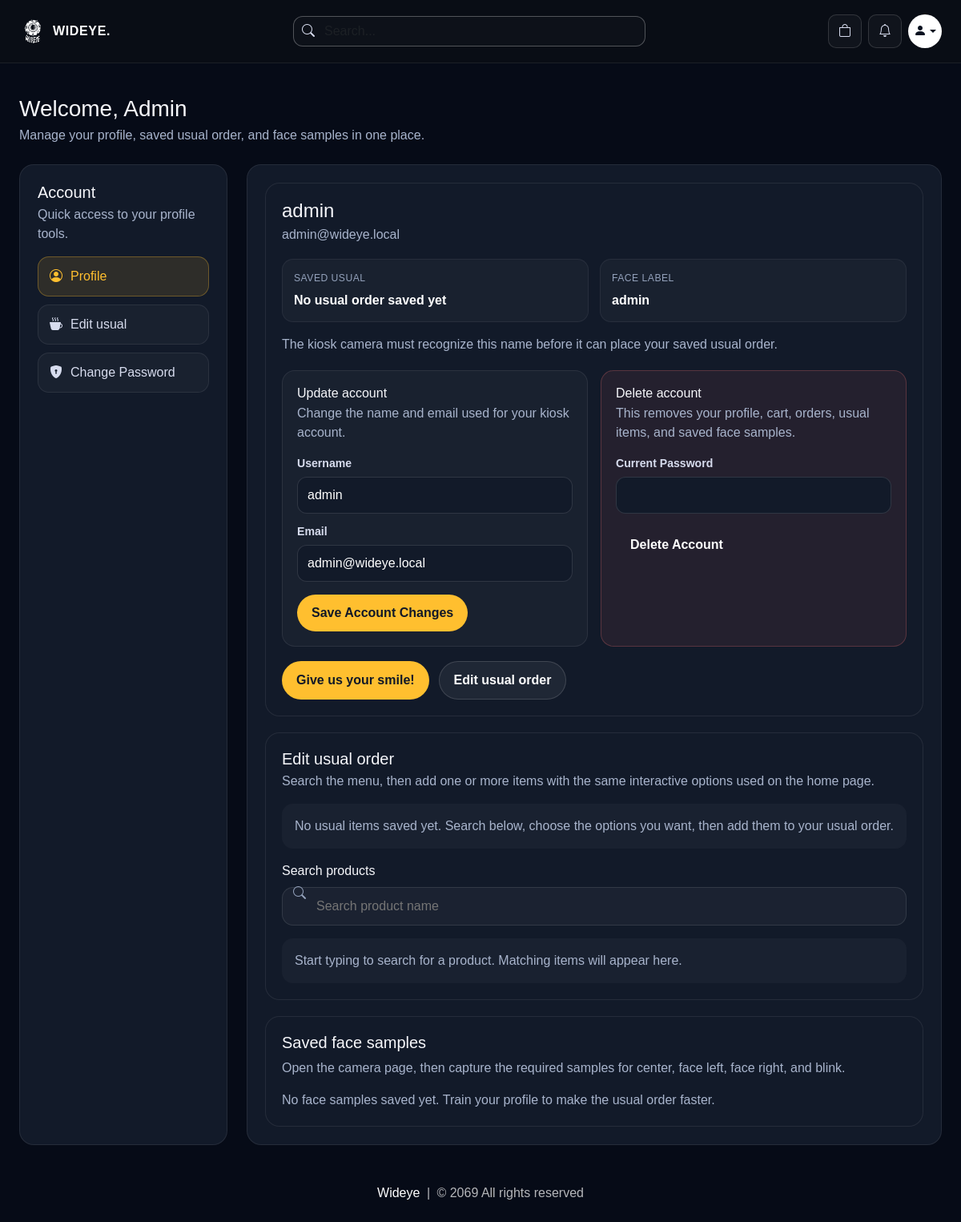
Screenshot of /profile/4 (signed in) with the database file from the repository.
### website/models.py (models this page shows, shortened)
class Customer(db.Model, UserMixin):
    id = db.Column(db.Integer, primary_key=True)
    email = db.Column(db.String(100), unique=True)
    username = db.Column(db.String(100))
    password_hash = db.Column(db.String(150))
    is_admin = db.Column(db.Boolean, default=False, nullable=False)
    face_profile_name = db.Column(db.String(100))
    usual_product_id = db.Column(db.Integer, db.ForeignKey('product.id'), nullable=True)
    date_joined = db.Column(db.DateTime(), default=datetime.utcnow)
    cart_items = db.relationship('Cart', backref=db.backref('customer', lazy=True))
    orders = db.relationship('Order', backref=db.backref('customer', lazy=True))
    usual_product = db.relationship('Product', foreign_keys=[usual_product_id])
    usual_items = db.relationship(
        'UsualOrderItem',
        backref=db.backref('customer', lazy=True),
        cascade='all, delete-orphan',
        order_by='UsualOrderItem.id'
    )
    @property
    def password(self):
        raise AttributeError('Password is not a readable Attribute')

### website/auth.py (the view, shortened to what this page needs)
@auth.route('/profile/<int:customer_id>', methods=['GET', 'POST'])
@login_required
def profile(customer_id):
    if current_user.id != customer_id:
        flash('You can only edit your own profile.')
        return redirect(url_for('auth.profile', customer_id=current_user.id))
    customer = Customer.query.get_or_404(customer_id)
    form = UsualOrderForm()
    return render_profile_page(customer, usual_form=form)

### website/forms.py
class UsualOrderForm(FlaskForm):
    save_usual = SubmitField('Add to usual')
    remove_usual = SubmitField('Remove all usual')

class ProfileUpdateForm(FlaskForm):
    email = EmailField('Email', validators=[DataRequired()])
    username = StringField('Username', validators=[DataRequired(), length(min=2)])
    update_account = SubmitField('Save Account Changes')

### website/face_profiles.py (called while the page is built, shortened)
def normalize_face_profile_name(value):
    normalized = re.sub(r"[^a-zA-Z0-9_-]+", "-", (value or "").strip().lower()).strip("-")
    return normalized or "customer-face"

def get_face_profile_dir(profile_name):
    FACES_DIR.mkdir(exist_ok=True)
    return FACES_DIR / normalize_face_profile_name(profile_name)

def list_saved_face_images(profile_name):
    face_dir = get_face_profile_dir(profile_name)
    if not face_dir.exists():
        return []

### website/views.py (called while the page is built)
def parse_options(csv_string):
    if not csv_string:
        return []
    return [opt.strip() for opt in str(csv_string).split(',') if opt.strip()]

def get_product_image(product, selected_size=''):
    images = parse_options(product.product_picture) if product.product_picture else []
    if not images:
        return '/media/default.jpg'
    if not selected_size:
        return images[0]
    sizes = parse_options(product.size)
    if selected_size in sizes:
        idx = sizes.index(selected_size)
        return images[idx] if idx < len(images) else images[-1]
    return images[0]

### website/templates/profile.html (shortened to what this page needs)
{% extends 'base.html' %}
{% block body %}
<div class="wideye-shell py-4">
    <div class="mb-4">
        <h1 class="h3 mb-1">Welcome, <span class="text-capitalize">{{ customer.username }}</span></h1>
        <p class="wideye-profile-copy mb-0">Manage your profile, saved usual order, and face samples in one place.</p>
    </div>
    <div class="wideye-profile-layout">
        <aside class="wideye-profile-side">
            <h2 class="h5 mb-1">Account</h2>
            <p class="wideye-profile-copy mb-0">Quick access to your profile tools.</p>
            <div class="wideye-profile-nav">
                <a href="#profileSummary" class="wideye-profile-nav-link active">
                    <i class="bi bi-person-circle"></i>
                    <span>Profile</span>
                </a>
                <a href="#usualOrderEditor" class="wideye-profile-nav-link">
                    <i class="bi bi-cup-hot-fill"></i>
                    <span>Edit usual</span>
                </a>
                <a href="/change-password/{{ customer.id }}" class="wideye-profile-nav-link">
                    <i class="bi bi-shield-lock-fill"></i>
                    <span>Change Password</span>
                </a>
            </div>
        </aside>
        <section class="wideye-profile-main">
            <div id="profileSummary" class="wideye-profile-card">
                <h2 class="h4 mb-1">{{ customer.username }}</h2>
                <p class="wideye-profile-copy mb-0">{{ customer.email }}</p>
                <div class="wideye-profile-meta">
                    <div class="wideye-profile-meta-item">
                        <span class="wideye-profile-meta-label">Saved usual</span>
                        <span class="wideye-profile-meta-value">
                            {% if saved_usual_items %}
                            {{ saved_usual_items | length }} item{% if saved_usual_items|length != 1 %}s{% endif %} saved
                            {% else %}
                            No usual order saved yet
                            {% endif %}
                        </span>
                    </div>
                    <div class="wideye-profile-meta-item">
                        <span class="wideye-profile-meta-label">Face label</span>
                        <span class="wideye-profile-meta-value">{{ customer.face_profile_name or customer.username }}</span>
                    </div>
                </div>
                <p class="wideye-profile-copy mt-3 mb-0">
                    The kiosk camera must recognize this name before it can place your saved usual order.
                </p>
                <div class="wideye-account-grid">
                    <div class="wideye-account-panel">
                        <h3 class="h6 mb-1">Update account</h3>
                        <p class="wideye-profile-copy mb-0">Change the name and email used for your kiosk account.</p>
                        <form method="POST" action="{{ url_for('auth.update_account', customer_id=customer.id) }}" class="mt-3">
                            <div class="wideye-profile-field">
                                <label for="{{ update_form.username.id }}">{{ update_form.username.label.text }}</label>
                                {{ update_form.username(class="wideye-profile-input", autocomplete="username") }}
                            </div>
                            <div class="wideye-profile-field">
                                <label for="{{ update_form.email.id }}">{{ update_form.email.label.text }}</label>
                                {{ update_form.email(class="wideye-profile-input", autocomplete="email") }}
                            </div>
                            <button type="submit" name="update_account" value="1" class="wideye-profile-action wideye-profile-primary mt-3">{{ update_form.update_account.label.text }}</button>
                        </form>
                    </div>
                    <div class="wideye-account-panel wideye-account-panel-danger">
                        <h3 class="h6 mb-1">Delete account</h3>
                        <p class="wideye-profile-copy mb-0">This removes your profile, cart, orders, usual items, and saved face samples.</p>
                        <form method="POST" action="{{ url_for('auth.delete_account', customer_id=customer.id) }}" class="mt-3" onsubmit="return confirm('Delete your account permanently? This cannot be undone.');">
                            <div class="wideye-profile-field">
                                <label for="{{ delete_form.current_password.id }}">{{ delete_form.current_password.label.text }}</label>
                                {{ delete_form.current_password(class="wideye-profile-input", autocomplete="current-password") }}
                            </div>
                            <button type="submit" name="delete_account" value="1" class="wideye-profile-action wideye-profile-danger mt-3">{{ delete_form.delete_account.label.text }}</button>
                        </form>
                    </div>
                </div>
                <div class="wideye-profile-actions">
                    <a class="wideye-profile-action wideye-profile-primary" href="{{ url_for('auth.train_usual_face', customer_id=customer.id) }}">Give us your smile!</a>
                    <a class="wideye-profile-action wideye-profile-secondary" href="#usualOrderEditor">Edit usual order</a>
                </div>
            </div>
            <div id="usualOrderEditor" class="wideye-profile-card">
                <div class="wideye-usual-head">
                    <div>
                        <h3 class="h5 mb-1">Edit usual order</h3>
                        <p class="wideye-profile-copy mb-0">Search the menu, then add one or more items with the same interactive options used on the home page.</p>
                    </div>
                </div>
                {% if saved_usual_items %}
                <div class="wideye-usual-saved-list">
                    {% for usual_item in saved_usual_items %}
                    <div class="wideye-usual-saved-item">
                        <img
                            class="wideye-usual-saved-thumb"
                            src="{{ get_product_image(usual_item.product, usual_item.size) }}"
                            alt="{{ usual_item.product.product_name }}"
                        >
                        <div class="wideye-usual-saved-body">
                            <div class="wideye-usual-saved-name">{{ usual_item.product.product_name }}</div>
                            <p class="wideye-usual-saved-meta">Qty {{ usual_item.quantity }} · PhP {{ '%.2f'|format(usual_item.product.current_price) }} each</p>
                            <p class="wideye-usual-saved-meta">{{ format_option_summary(usual_item) }}</p>
                        </div>
                        <div class="wideye-usual-saved-actions">
                            <form method="POST">
                                {{ form.hidden_tag() }}
                                <input type="hidden" name="remove_usual_item_id" value="{{ usual_item.id }}">
                                <button type="submit" class="wideye-usual-remove-button">Remove</button>
                            </form>
                        </div>
                    </div>
                    {% endfor %}
                </div>
                {% else %}
                <div class="wideye-usual-hint">
                    No usual items saved yet. Search below, choose the options you want, then add them to your usual order.
                </div>
                {% endif %}
                {% if products %}
                <div class="wideye-usual-search-wrap">
                    <label class="form-label" for="usualProductSearch">Search products</label>
                    <i class="bi bi-search"></i>
                    <input id="usualProductSearch" class="wideye-usual-search" type="search" placeholder="Search product name">
                </div>
                <div id="usualProductHint" class="wideye-usual-hint">
                    Start typing to search for a product. Matching items will appear here.
                </div>
                {% else %}
                <p class="wideye-profile-copy mb-0">No products are available to save as a usual order yet.</p>
                {% endif %}
            </div>
            <div class="wideye-face-card">
                <h3 class="h5">Saved face samples</h3>
                <p class="wideye-profile-copy">
                    Open the camera page, then capture the required samples for center, face left, face right, and blink.
                </p>
                {% if face_images %}
                <div class="wideye-face-grid">
                    {% for image_name in face_images %}
                    <div class="wideye-face-sample">
                        <img src="{{ url_for('auth.profile_face_image', customer_id=customer.id, filename=image_name) }}" alt="Saved face sample {{ loop.index }}">
                        <span class="wideye-face-caption">{{ image_name.rsplit('.', 1)[0].replace('_', ' ') }}</span>
                    </div>
                    {% endfor %}
                </div>
                {% else %}
                <p class="mb-0 wideye-profile-copy">No face samples saved yet. Train your profile to make the usual order faster.</p>
                {% endif %}
            </div>
        </section>
    </div>
</div>
{% endblock %}

### website/templates/base.html (style rules this page uses)
* { box-sizing: border-box; }
html { -webkit-text-size-adjust: 100%; }
body { background: #060b17; color: #f6f7fb; min-height: 100vh; font-family: Arial, Helvetica, sans-serif; overflow-x: hidden; }
a { text-decoration: none; }
.wideye-shell { width: min(calc(100% - clamp(1rem, 4vw, 3rem)), 1280px); margin: 0 auto; }

### website/templates/profile.html (style rules this page uses)
.wideye-profile-layout { display: grid; grid-template-columns: minmax(220px, 260px) minmax(0, 1fr); gap: 24px; }
.wideye-profile-side, .wideye-profile-main, .wideye-profile-card, .wideye-face-card, .wideye-usual-card { background: #121a29; border: 1px solid rgba(255, 255, 255, 0.08); border-radius: 18px; }
.wideye-profile-side, .wideye-profile-main { padding: 22px; }
.wideye-profile-nav { display: grid; gap: 10px; margin-top: 16px; }
.wideye-profile-nav-link { display: flex; align-items: center; gap: 10px; padding: 12px 14px; border-radius: 14px; color: #d7dcee; background: rgba(255, 255, 255, 0.03); border: 1px solid rgba(255, 255, 255, 0.08); text-decoration: none; transition: background 0.15s; }
.wideye-profile-nav-link.active { background: rgba(255, 191, 47, 0.12); color: #ffbf2f; border-color: rgba(255, 191, 47, 0.3); }
.wideye-profile-card { padding: 20px; margin-bottom: 20px; }
.wideye-profile-meta { display: grid; grid-template-columns: repeat(auto-fit, minmax(180px, 1fr)); gap: 14px; margin-top: 18px; }
.wideye-profile-meta-item { background: rgba(255, 255, 255, 0.03); border: 1px solid rgba(255, 255, 255, 0.06); border-radius: 14px; padding: 14px; }
.wideye-profile-meta-label { display: block; color: #94a2bc; font-size: 0.76rem; text-transform: uppercase; letter-spacing: 0.04em; margin-bottom: 6px; }
.wideye-profile-meta-value { color: #ffffff; font-weight: 600; }
.wideye-profile-copy { color: #a8b4cc; }
.wideye-profile-actions { display: flex; flex-wrap: wrap; gap: 12px; margin-top: 18px; }
.wideye-account-grid { display: grid; grid-template-columns: repeat(auto-fit, minmax(240px, 1fr)); gap: 16px; margin-top: 20px; }
.wideye-account-panel { padding: 18px; border-radius: 16px; background: rgba(255, 255, 255, 0.03); border: 1px solid rgba(255, 255, 255, 0.08); }
.wideye-account-panel-danger { border-color: rgba(248, 113, 113, 0.25); background: rgba(248, 113, 113, 0.08); }
.wideye-profile-field { margin-top: 12px; }
.wideye-profile-field label { display: block; margin-bottom: 6px; color: #d7dcee; font-size: 0.88rem; font-weight: 600; }
.wideye-profile-input, .wideye-profile-input:focus { width: 100%; min-height: 46px; border-radius: 12px; border: 1px solid rgba(255, 255, 255, 0.12); background: #121a29; color: #ffffff; padding: 10px 12px; box-shadow: none; }
.wideye-profile-danger { border: none; background: #ef4444; color: #ffffff; }
.wideye-profile-action { border-radius: 999px; padding: 11px 18px; font-weight: 700; display: inline-flex; align-items: center; justify-content: center; text-decoration: none; cursor: pointer; background: transparent; color: #ffffff; border: none; transition: background 0.15s, color 0.15s; }
.wideye-profile-primary { background: #ffbf2f; color: #111827; }
.wideye-profile-secondary { border: 1px solid rgba(255, 255, 255, 0.14); background: rgba(255, 255, 255, 0.06); color: #ffffff; }
.wideye-usual-head { margin-bottom: 16px; }
.wideye-usual-search-wrap { position: relative; margin-top: 16px; }
.wideye-usual-search-wrap i { position: absolute; left: 14px; top: 50%; transform: translateY(-50%); color: #94a2bc; }
.wideye-usual-search, .wideye-usual-search:focus { width: 100%; background: rgba(255, 255, 255, 0.04); border: 1px solid rgba(255, 255, 255, 0.1); border-radius: 14px; color: #ffffff; padding: 11px 14px 11px 42px; box-shadow: none; }
.wideye-usual-hint { padding: 16px; border-radius: 14px; background: rgba(255, 255, 255, 0.03); color: #a8b4cc; margin-top: 16px; }
.wideye-face-card { padding: 20px; }

### rows the page displays
Customer: username "Admin", username "admin", email "admin@wideye.local", face_profile_name "admin"

### other values shown
{{ update_form.username.label.text }} "Username"
{{ update_form.email.label.text }} "Email"
{{ update_form.update_account.label.text }} "Save Account Changes"
{{ delete_form.current_password.label.text }} "Current Password"
{{ delete_form.delete_account.label.text }} "Delete Account"
